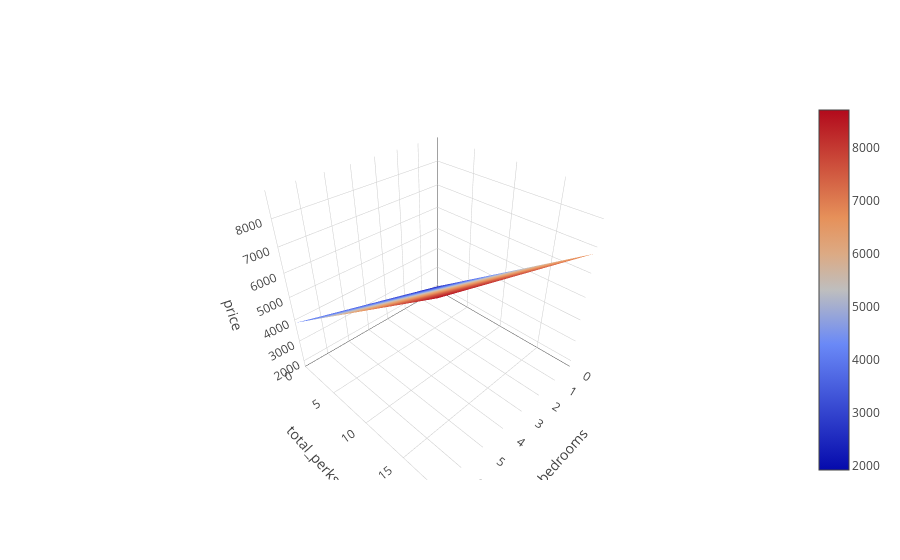

Write notebook code for a chart like this one.
### Code cell
ny_model = model.fit(X_train, y_train)
viz3D(ny_model, X_train ,features, target, num=100)
